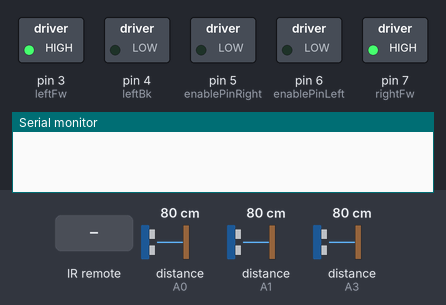
Simulated run of this sketch. Board: Arduino Uno, built with avr-gcc and run on an emulated ATmega328P. Shown: switched loads named in the sketch (green lamp = pin HIGH), the last lines printed to the serial monitor. The test bench sets the inputs (shaded band); at power-on: distance to the obstacle (sensors on A0, A3, A1) 80 cm. The echo pulse lasts 58.3 µs per cm; pins used as bus, display or sensor lines are not drawn.

Above: at 1.2 s.
1.3 s: infrared code 0xFF02FD received
At 4.1 s:
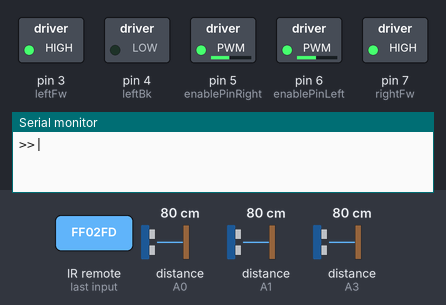
4.3 s: distance to the obstacle (sensor on A0) set to 2 cm
At 6.6 s:
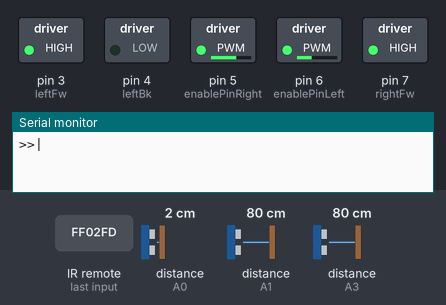
7.3 s: distance to the obstacle (sensor on A3) set to 16 cm
8.8 s: distance to the obstacle (sensor on A3) set to 12 cm
At 10.5 s:
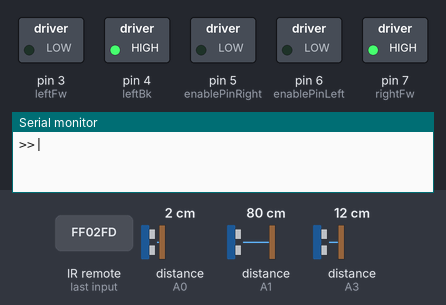
11.1 s: infrared code 0xFFC23D received
At 11.4 s:
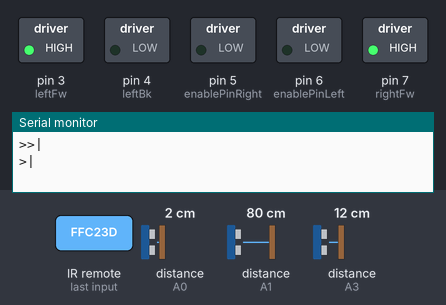
Timing chart, 0 to 13.6 s (numbered marks = the images above; inputs shaded):
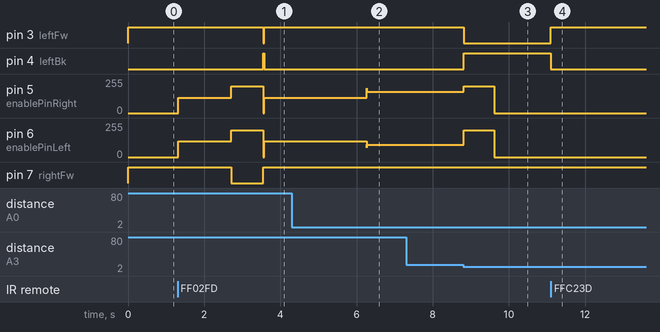

Measured:
- the behaviour switches between 14 and 13 cm on distance to the obstacle (sensor on A3) (found by bisection; images 2 and 3)
- after the input at 1.3 s, pin 3 (leftFw): HIGH → LOW after 2.3 s, → HIGH 0.02 s later; pin 4 (leftBk): LOW → HIGH after 2.3 s, → LOW 0.02 s later
- after the input at 4.3 s, pin 3 (leftFw): stays HIGH (without the input it goes to LOW after 2.8 s); pin 4 (leftBk): stays LOW (without the input it goes to HIGH after 2.8 s); pin 7 (rightFw): stays HIGH (without the input it goes to LOW after 2.0 s)
- after the input at 7.3 s, every drawn part: stays the same
- after the input at 8.8 s, pin 3 (leftFw): HIGH → LOW at once; pin 4 (leftBk): LOW → HIGH at once; pin 5 (enablePinRight): 161/255 → 200/255 at once, → 0/255 0.80 s later; pin 6 (enablePinLeft): 93/255 → 200/255 at once, → 0/255 0.80 s later
- after the input at 11.1 s, pin 3 (leftFw): LOW → HIGH at once; pin 4 (leftBk): HIGH → LOW at once; pin 5 (enablePinRight), pin 6 (enablePinLeft): stays 0/255 (without the input it goes to 200/255 after 1.2 s)

The sketch:

mazeSolver.ino
```cpp
#include <IRremote.h>

// pins for the motors

const int leftFw = 3;
const int leftBk = 4;

const int rightFw = 7;
const int rightBk = 8;

const int enablePinRight = 5;
const int enablePinLeft = 6;

// IR remote pin
const int receiverPin = A2;

// pins for the ultrasonics
const int trigPinLeft = 11;
const int echoPinLeft = A1;

const int trigPinRight = 10;
const int echoPinRight = A0;

const int trigPinCenter = 9;
const int echoPinCenter = A3;

// speeds when making a turn
const int speedTurnLeft = 200;
const int speedTurnRight = 200;


// thresholds for the sensors
const int distanceRightThreshold = 25;
const int distanceCenterThreshold = 13;
const int distanceLeftThreshold = 25;

// speeds while going straight forward(for a few seconds, after making a turn)
const int speedLeftForward = 120;
const int speedRightForward = 115;

const int leftSpeed = 130; // default speed of the left DC motor
const int rightSpeed = 125; // default speed of the right DC motor

unsigned long lastTimeTurn = 0; // last time a turn happened
const int noTurn = 2700; // minimum time needed between turns
const int timeRight = 850; // time for turning right
const int timeLeft = 800 ; // time for turning left
const int timeUturn = 1630; // time for 180 turn

// pins for the leds
const int pinBlue = 12;
const int pinGreen = A4;

// variable describing motors state
bool carStop = true;

// disances for left, right and center sensor
float distanceLeft;
float distanceRight;
float distanceCenter;

// variables for the PID control
float error , lastError, derivative;
const int offset = 8; // distance for the rightWall
int integral;

// constans for the PID control
int turn , Kp = 6, Ki = 0, Kd = 4;
float speedCorrection;

// the spped of each wheel
int leftWheelSpeed , rightWheelSpeed;

// IR remote result
IRrecv irrecv(receiverPin);
decode_results results;

unsigned long keyValue = 0;

void setup()
{
  // motors
  pinMode(leftFw, OUTPUT);
  pinMode(leftBk , OUTPUT);
  pinMode(enablePinLeft , OUTPUT);

  pinMode(rightFw, OUTPUT);
  pinMode(rightFw, OUTPUT);
  pinMode(enablePinRight , OUTPUT);

  // IR
  irrecv.enableIRIn();
  irrecv.blink13(true);

  // ultrasonic sensors
  pinMode(trigPinCenter , OUTPUT); // Sets the trigPin as an Output
  pinMode(echoPinCenter , INPUT);

  pinMode(trigPinLeft , OUTPUT); // Sets the trigPin as an Output
  pinMode(echoPinLeft , INPUT);

  pinMode(trigPinRight , OUTPUT); // Sets the trigPin as an Output
  pinMode(echoPinRight , INPUT);

  Serial.begin(9600);
}

void readIR()
{
  /* function that decodes the IR remote signal */

  if (irrecv.decode(&results)){
    if (results.value == 0XFFFFFFFF)
      results.value = keyValue;

    switch(results.value)
    {
    case 0xFFC23D:
      stopCar();
      Serial.println(">|"); //stop
      break;

    case 0xFF02FD:
      carStop = false;
      Serial.println(">>|"); // start
    break ;
    }

    keyValue = results.value;
    irrecv.resume();
    }
}

void stopCar()
{
   /* function that stops the motors of the car(when pressing the remote stop button) */

   carStop = true;

   analogWrite(enablePinRight , 0 );
   digitalWrite(rightFw , LOW);
   digitalWrite(rightBk , LOW);

   analogWrite(enablePinLeft , 0);
   digitalWrite(leftFw , LOW);
   digitalWrite(leftBk , LOW);
}

void readSensor(const int trigPin , const int echoPin , float &distance)
{
  /* function that calculates the distance measured by a sensor */

  // Clears the trigPin
  digitalWrite(trigPin, LOW);
  delayMicroseconds(2);

  // Sets the trigPin on HIGH state for 10 micro seconds
  digitalWrite(trigPin, HIGH);
  delayMicroseconds(10);
  digitalWrite(trigPin, LOW);

  // Reads the echoPin, returns the sound wave travel time in microseconds
  float duration = pulseIn(echoPin, HIGH);

  // Sound wave reflects from the obstacle, so to calculate the distance we
  // consider half of the distance traveled.
  distance = duration * 0.034 / 2;
}


void forward()
{
   /* function that determinates the speed of each wheel, by using the PID control */

   // calculates the variables for the PID control
   error = distanceRight  - offset;
   integral = integral * 2 / 3 + error;
   derivative = error - lastError;
   lastError = error;

   // calculates the speed correction
   speedCorrection = Kp * error + Ki * integral + Kd * derivative;

   leftWheelSpeed = leftSpeed + speedCorrection;
   rightWheelSpeed = rightSpeed - speedCorrection;

   /*
   Serial.print("distanta = ");
   Serial.print(distanceRight);

   Serial.print(" eroare = ");
   Serial.print(error);

   Serial.print(" turn = ");
   Serial.print(turn);
  */

   // sets the new speed of each motor
   analogWrite(enablePinLeft , leftWheelSpeed);
   digitalWrite(leftFw , HIGH);
   digitalWrite(leftBk , LOW);

   analogWrite(enablePinRight , rightWheelSpeed);
   digitalWrite(rightFw , HIGH);
   digitalWrite(rightBk , LOW);

  /*
   Serial.print(" leftWheelSpeed = ");
   Serial.print(leftWheelSpeed);

   Serial.print(" rightWheelSpeed = ");
   Serial.println(rightWheelSpeed);

   Serial.println("FORWARD\n");
  */
}

void turnRight()
{
  /* function that makes the car do a 90° right turn */

  // the new speed of each motor
  leftWheelSpeed = speedTurnLeft;
  rightWheelSpeed = speedTurnRight;

  // powers the motors, both on the opposite side
  analogWrite(enablePinLeft , leftWheelSpeed);
  digitalWrite(leftFw , HIGH);
  digitalWrite(leftBk , LOW);

  analogWrite(enablePinRight , rightWheelSpeed );
  digitalWrite(rightFw , LOW);
  digitalWrite(rightBk , HIGH);

  unsigned long time = millis();

  // for <<timeRight> ms, the blue led will blink and the car is turning right
  while(millis() - time < timeRight)
  {
    digitalWrite(pinBlue, HIGH);
    readIR();
  }

  // stop the led
  digitalWrite(pinBlue , LOW);

  // stop the motors
  analogWrite(enablePinLeft , 0);
  digitalWrite(leftFw , LOW);
  digitalWrite(leftBk , HIGH);

  analogWrite(enablePinRight , 0 );
  digitalWrite(rightFw , HIGH);
  digitalWrite(rightBk , LOW);


  lastTimeTurn = millis();
}

void turn180()
{
  /* function that makes the car do a 180° turn */

  // the new speed of each motor
  leftWheelSpeed = speedTurnLeft;
  rightWheelSpeed = speedTurnRight;

  // powers the dc motors, both on the opposite side
  analogWrite(enablePinLeft , leftWheelSpeed);
  digitalWrite(leftFw , LOW);
  digitalWrite(leftBk , HIGH);

  analogWrite(enablePinRight , rightWheelSpeed );
  digitalWrite(rightFw , HIGH);
  digitalWrite(rightBk , LOW);

  // for <<timeUturn>> ms, the car will make a U-turn
  unsigned long time = millis();
  while(millis() - time < timeUturn)
  {
    readIR();
  }

  // stop the motors
  analogWrite(enablePinLeft , 0);
  digitalWrite(leftFw , LOW);
  digitalWrite(leftBk , HIGH);

  analogWrite(enablePinRight , 0 );
  digitalWrite(rightFw , HIGH);
  digitalWrite(rightBk , LOW);

  lastTimeTurn = millis();
}

void turnLeft()
{
  /* function that makes the car do a 90° left turn */

  // new speed of each motor
  leftWheelSpeed = speedTurnLeft;
  rightWheelSpeed = speedTurnRight;

  //powers the dc motors, both on the opposite side
  analogWrite(enablePinLeft , leftWheelSpeed);
  digitalWrite(leftFw , LOW);
  digitalWrite(leftBk , HIGH);

  analogWrite(enablePinRight , rightWheelSpeed );
  digitalWrite(rightFw , HIGH);
  digitalWrite(rightBk , LOW);

  unsigned long time = millis();

  // for <<timeLeft>> ms, the green led will blink and the car will turn left
  while(millis() - time < timeLeft)
  {
    digitalWrite(pinGreen, HIGH);
    readIR();
  }

  // stop the green led
  digitalWrite(pinGreen , LOW);

  // stop the motors;
  analogWrite(enablePinLeft , 0);
  digitalWrite(leftFw , LOW);
  digitalWrite(leftBk , HIGH);

  analogWrite(enablePinRight , 0 );
  digitalWrite(rightFw , HIGH);
  digitalWrite(rightBk , LOW);

  lastTimeTurn = millis();
}

void maze()
{

  if(distanceRight > distanceRightThreshold && millis() - lastTimeTurn > noTurn) // the car goes to the right if it can
        turnRight();
  else if(millis() - lastTimeTurn < noTurn && distanceCenter > distanceCenterThreshold) // if the car just made a turn, then it has to wait until the next turn, so it just goes forward ( if it can)
  {
    analogWrite(enablePinLeft , speedLeftForward);
    digitalWrite(leftFw , HIGH);
    digitalWrite(leftBk , LOW);

    analogWrite(enablePinRight , speedRightForward);
    digitalWrite(rightFw , HIGH);
    digitalWrite(rightBk , LOW);
  }
  else if(distanceCenter > distanceCenterThreshold) // if there is no space on the right, it goes forward, using the PID
        forward();
  else if(distanceLeft > distanceLeftThreshold && millis() - lastTimeTurn > noTurn) // goes to the left if it is the only option
        turnLeft();
  else if(distanceRight < distanceRightThreshold && distanceLeft < distanceLeftThreshold && distanceCenter < distanceCenterThreshold) // if it is blocked, then it makes a U-turn
        turn180();
}

void loop()
{
  // the car works as long as it is not stopped by the remote, when it finishes

  readIR();

  if(carStop == false)
  {
    readSensor(trigPinCenter , echoPinCenter , distanceCenter);
    readSensor(trigPinLeft , echoPinLeft , distanceLeft);
    readSensor(trigPinRight , echoPinRight , distanceRight);
    maze();

    /*
    Serial.print("Left: ");
    Serial.print(distanceLeft);

    Serial.print("     Center: ");
    Serial.print(distanceCenter);

    Serial.print("      Right: ");
    Serial.println(distanceRight);
    */
  }
  else
  {
    // the motors are stopped
    analogWrite(enablePinLeft , 0);
    digitalWrite(leftFw , HIGH);
    digitalWrite(leftBk , LOW);

    analogWrite(enablePinRight , 0);
    digitalWrite(rightFw , HIGH);
    digitalWrite(rightBk , LOW);
  }
}
```
